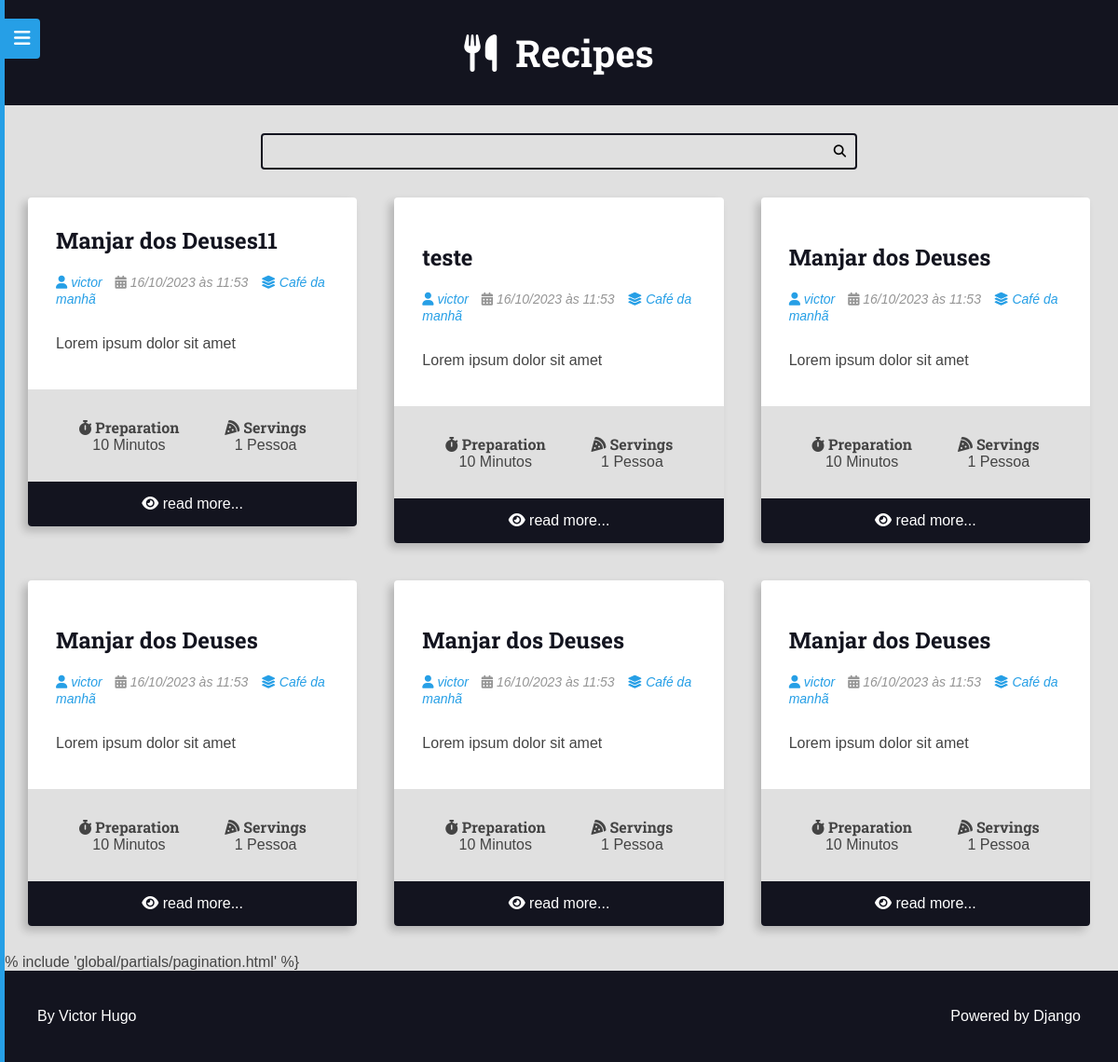
Before: /recipes/category/1/ with the older database file.
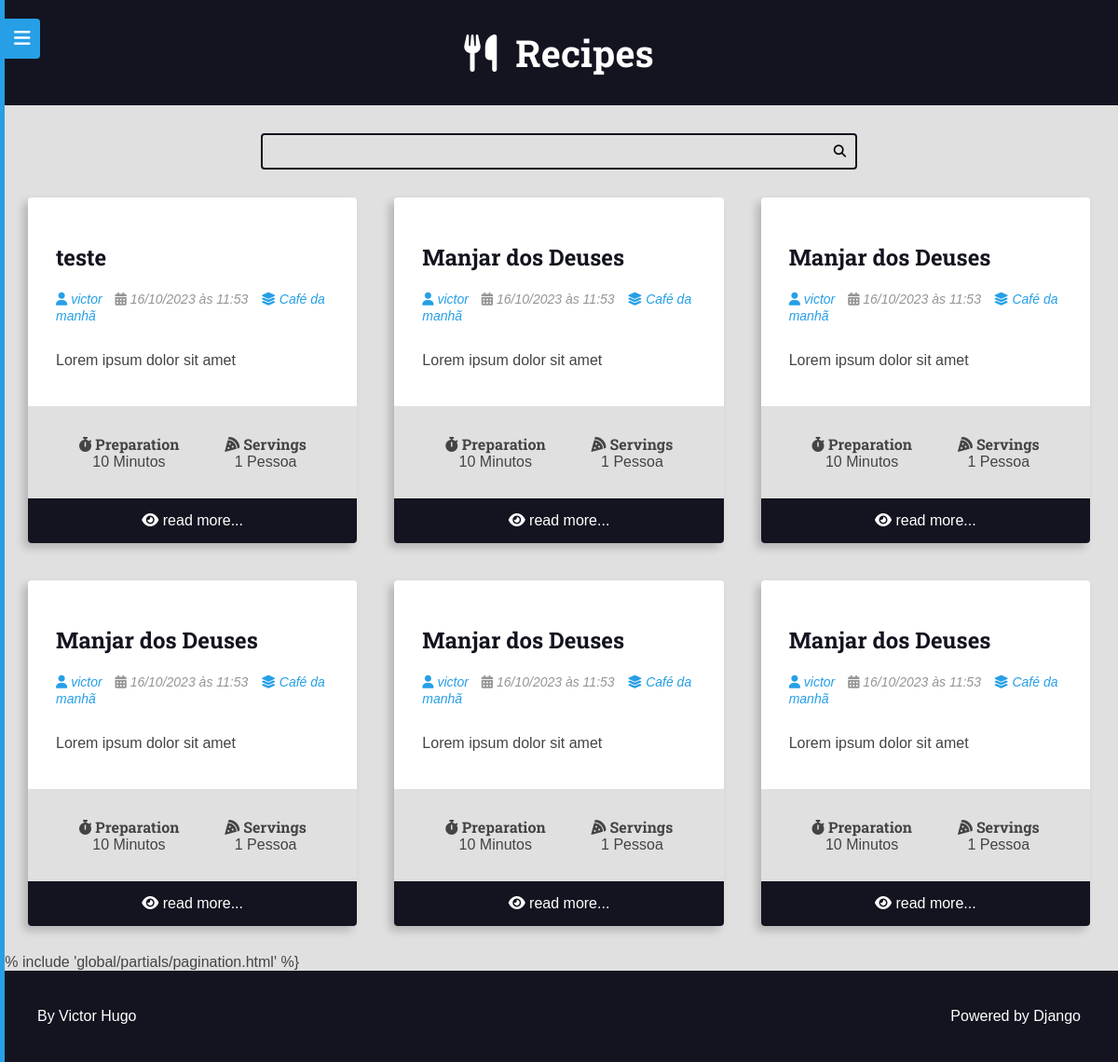
After: the same page with the newer database file.
### recipes/models.py (models this page shows, shortened)
class Recipe(models.Model):
    objects = RecipeManager()
    title = models.CharField(max_length=65, verbose_name=_('Title'))
    description = models.CharField(max_length=165)
    slug = models.SlugField(unique=True)
    preparation_time = models.IntegerField()
    preparation_time_unit = models.CharField(max_length=65)
    servings = models.IntegerField()
    servings_unit = models.CharField(max_length=65)
    preparation_steps = models.TextField()
    preparation_steps_is_html = models.BooleanField(default=False)
    created_at = models.DateTimeField(auto_now_add=True)
    updated_at = models.DateTimeField(auto_now=True)
    is_published = models.BooleanField(default=False)
    cover = models.ImageField(
        upload_to='recipes/covers/%Y/%m/%d/',
        blank=True,
        default='')
    category = models.ForeignKey(
        Category, on_delete=models.SET_NULL, null=True, blank=True,
        default=None,
    )
    author = models.ForeignKey(
        User, on_delete=models.SET_NULL, null=True
    )
    tags = models.ManyToManyField(Tag, blank=True, default='')
    def get_absolute_url(self):
        return reverse('recipes:recipe', args=(self.id,))
    class Meta:
        verbose_name = _('Recipe')
        verbose_name_plural = _('Recipes')

class Category(models.Model):
    name = models.CharField(max_length=65)

### recipes/views/site.py (the view)
class RecipeListViewCategory(RecipeListViewBase):
    template_name = 'recipes/pages/category.html'
    def get_queryset(self, *args, **kwargs):
        qs = super().get_queryset(*args, **kwargs)
        qs = qs.filter(
            category__id=self.kwargs.get('category_id')
        )
        if not qs:
            raise Http404()
        return qs
    def get_context_data(self, *args, **kwargs):
        ctx = super().get_context_data(*args, **kwargs)
        category_translation = _('Category')
        ctx.update({
            'title': f'{ctx.get("recipes")[0].category.name} - '
            f'{category_translation} | '
        })
        return ctx

### recipes/views/site.py (called while the page is built)
    def get_queryset(self, *args, **kwargs):
        qs = super().get_queryset(*args, **kwargs)
        qs = qs.filter(
            is_published=True,
        )
        qs = qs.select_related('author', 'category', 'author__profile')
        qs = qs.prefetch_related('tags')
        return qs

    def get_context_data(self, *args, **kwargs):
        ctx = super().get_context_data(*args, **kwargs)
        page_obj, pagination_range = make_pagination(
            self.request,
            ctx.get('recipes'),
            PER_PAGE
        )
        html_language = translation.get_language()
        ctx.update(
            {
                'recipes': page_obj,
                'pagination_range': pagination_range,
                'html_language': html_language,
            }
        )
        return ctx

### recipes/templates/recipes/pages/category.html (shortened to what this page needs)
{% extends 'global/base.html' %}
{% block content %}
<div class="main-content main-content-list container">
    {% for recipe in recipes %}
        {% include 'recipes/partials/recipe.html' %}
    {% endfor %}
</div>
{% endblock content %}

### recipes/templates/recipes/partials/recipe.html (shortened to what this page needs)
{% load i18n %}
<div class="recipe recipe-list-item">
  {% if recipe.cover %}
    <div class="recipe-cover">
    </div>
  {% endif %}
  <div class="recipe-title-container">
      <h2 class="recipe-title">
        <a href="{{ recipe.get_absolute_url }}">
          {{ recipe.title }}
        </a>
      </h2>
  </div>
  <div class="recipe-author">
    {% if recipe.author is not None %}
      <span class="recipe-author-item">
        {% if recipe.author.profile %}
          <a href="{% url 'authors:profile' recipe.author.profile.id %}">
        {% endif %}
        <i class="fas fa-user"></i>
        {% if recipe.author.first_name %}
          {{ recipe.author.first_name }} {{ recipe.author.last_name }}
        {% else %}
          {{recipe.author.username}}
        {% endif %}
        {% if recipe.author.profile %}
          </a>
        {% endif %}
      </span>
    {% endif %}
    <span class="recipe-author-item">
      <i class="fas fa-calendar-alt"></i>
      {{ recipe.created_at|date:"d/m/Y" }} às {{ recipe.created_at|date:"H:i" }}
    </span>
    {% if recipe.category is not None %}
      <span class="recipe-author-item">
          <a href="{% url 'recipes:category' recipe.category.id %}">
            <i class="fas fa-layer-group"></i>
            <span>{{ recipe.category.name }}</span>
          </a>
        </span>
    {% endif %}
  </div>
  <div class="recipe-content">
    <p>{{ recipe.description }}</p>
  </div>
  <div class="recipe-meta-container">
    <div class="recipe-meta recipe-preparation">
      <h3 class="recipe-meta-title">
        <i class="fas fa-stopwatch"></i> {% translate 'Preparation' %}
      </h3>
      <div class="recipe-meta-text">
        {{ recipe.preparation_time }} {{ recipe.preparation_time_unit }}
      </div>
    </div>
    <div class="recipe-meta recipe-servings">
      <h3 class="recipe-meta-title">
        <i class="fas fa-pizza-slice"></i> {% translate 'Servings' %}
      </h3>
      <div class="recipe-meta-text">
        {{ recipe.servings }} {{ recipe.servings_unit }}
      </div>
    </div>
  </div>
  {% if is_detail_page is not True %}
  <footer class="recipe-footer">
    <a
      class="recipe-read-more button button-dark button-full-width"
      href="{% url 'recipes:recipe' recipe.id %}"
    >
      <i class="fas fa-eye"></i>
      <span>{% translate 'read more' %}...</span>
    </a>
  </footer>
  {% endif %}
</div>

Changed rows visible on the page:
removed Recipe: title "Manjar dos Deuses11", author.username "victor", created_at "16/10/2023", created_at "11:53", category.name "Café da manhã", description "Lorem ipsum dolor sit amet", preparation_time "10", preparation_time_unit "Minutos", servings "1", servings_unit "Pessoa"
now on this page (row unchanged): Recipe: title "Manjar dos Deuses", author.username "victor", created_at "16/10/2023", created_at "11:53", category.name "Café da manhã", description "Lorem ipsum dolor sit amet", preparation_time "10", preparation_time_unit "Minutos", servings "1", servings_unit "Pessoa"
